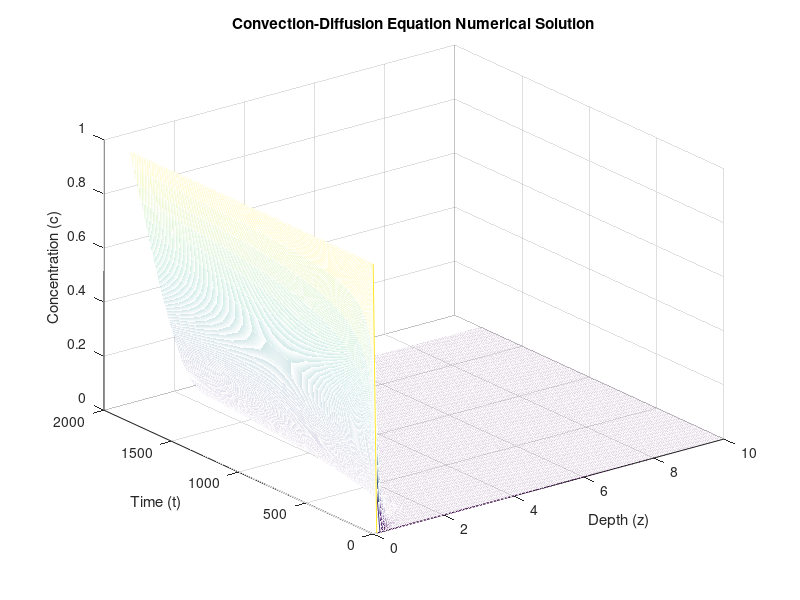

MATLAB code for this plot:
% 参数设置
ws = 0.00001;
T = 1800; % 时间范围
Z = 10;   % 深度范围
dt = 1.8;   % 时间步长
dz = 0.1; % 深度步长

% 网格设置
timesteps = 0:dt:T;
depths = 0:dz:Z;
nt = length(timesteps);
nz = length(depths);

% 初始化 c 矩阵
c = zeros(nz, nt);
c(:, 1) = 0; % 初始条件 c(z, 0) = 0
c(1, :) = 1; % 边界条件 c(0, t) = 1
c(end, :) = 0; % 边界条件 c(10, t) = 0

% 使用有限差分法进行数值求解
for i = 2:nt
    for j = 2:nz-1
%         ds = 0.001 * exp(-(10-depths(j))); % ds = 0.001*exp(-z)
        % 中心差分求解
        ds = 0.001 * exp(-depths(j)); % ds = 0.001*exp(-z)
%         ds = 0.001 * (10-depths(j)) / 10; % ds = 0.001*(10-z)
        dcdz = (c(j+1, i-1) - c(j-1, i-1)) / (2 * dz);
        d2cdz2 = (c(j+1, i-1) - 2 * c(j, i-1) + c(j-1, i-1)) / dz^2;
        
        % 更新 c(z, t) 值
        c(j, i) = c(j, i-1) + dt * (ds * d2cdz2 - ws * dcdz);
    end
end

% 可视化结果
[X, Y] = meshgrid(timesteps, depths);
mesh(Y, X, c);
ylabel('Time (t)');
xlabel('Depth (z)');
zlabel('Concentration (c)');
title('Convection-Diffusion Equation Numerical Solution');
save('X_exp.mat', 'Y');
x = X(:,[1:10:1001]); %这个是时间项
y = Y(:,[1:10:1001]); %这个是空间项
z = c(:,[1:10:1001]); % 这个是浓度
save('X_4.mat', 'y');
save('T_4.mat', 'x');
save('Z_4.mat', 'z');
